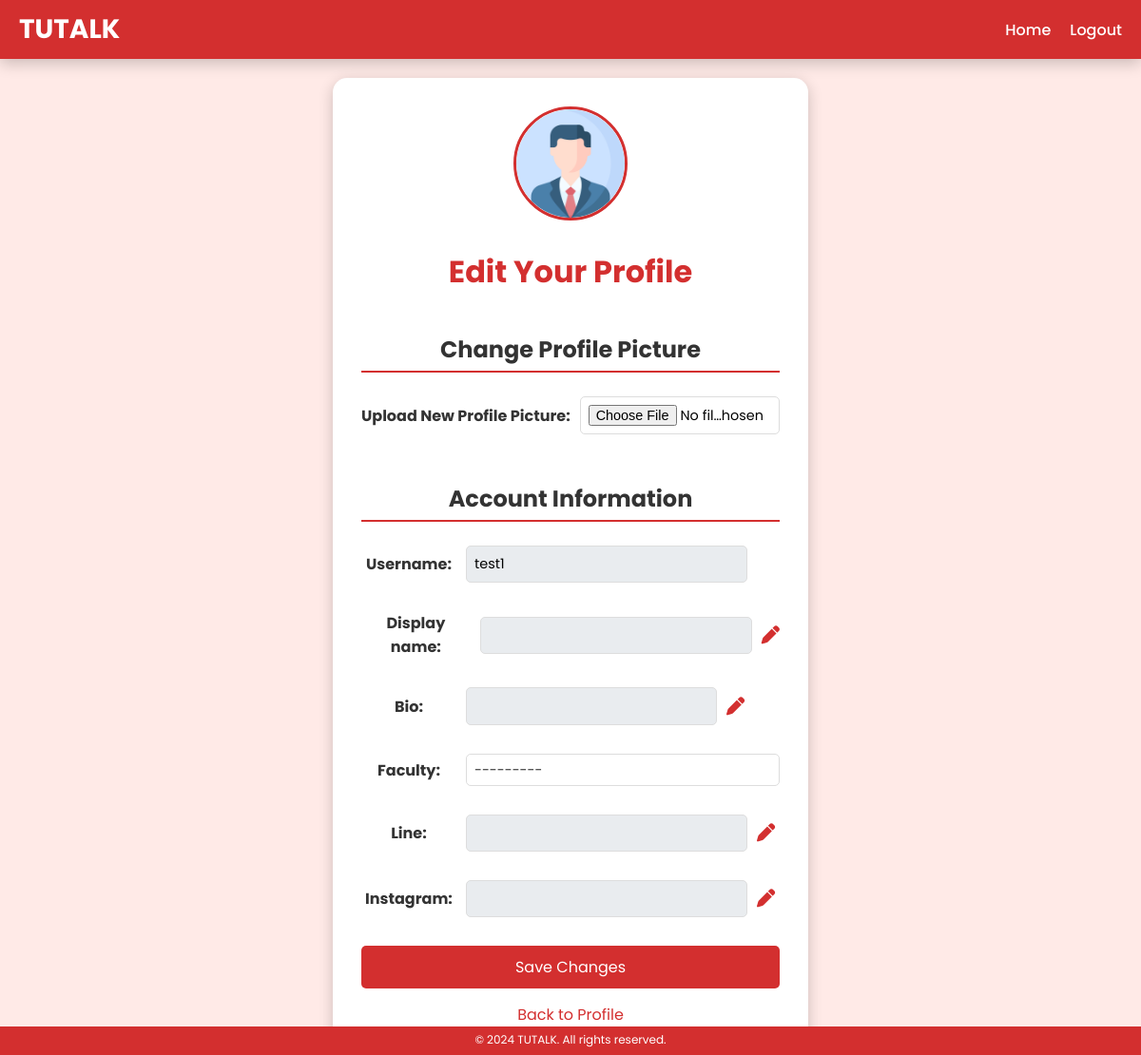
The page /user/profile/edit/ (signed in) on the database as committed earlier.
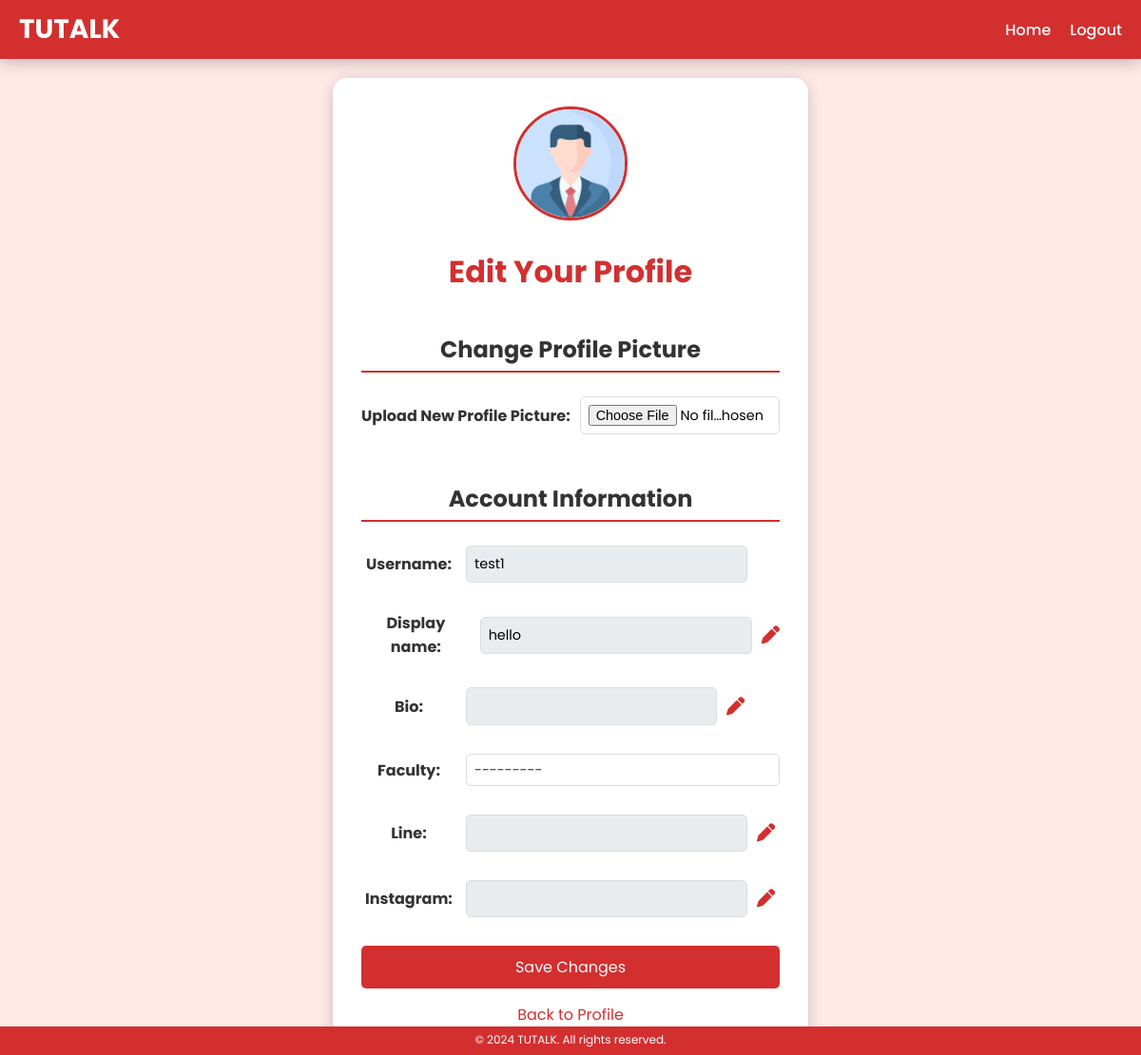
The same page on the database as committed later.
### user_edit/models.py (models this page shows, shortened)
class Profile(models.Model):
    user = models.OneToOneField(User, on_delete=models.CASCADE, related_name='profile')
    display_name = models.TextField(max_length=20, blank=True)
    bio = models.TextField(max_length=500, blank=True)
    FACULTY_CHOICES = [
    ("Law", "Faculty of Law"),
    ("Commerce and Accountancy", "Faculty of Commerce and Accountancy"),
    ("Political Science", "Faculty of Political Science"),
    ("Economics", "Faculty of Economics"),
    ("Social Administration", "Faculty of Social Administration"),
    ("Liberal Arts", "Faculty of Liberal Arts"),
    ("Journalism and Mass Communication", "Faculty of Journalism and Mass Communication"),
    ("Sociology and Anthropology", "Faculty of Sociology and Anthropology"),
    ("Science and Technology", "Faculty of Science and Technology"),
    ("Engineering", "Faculty of Engineering"),
    ("Medicine", "Faculty of Medicine"),
    ("Public Health", "Faculty of Public Health"),
    ("Allied Health Sciences", "Faculty of Allied Health Sciences"),
    ("Nursing", "Faculty of Nursing"),
    ("Architecture and Planning", "Faculty of Architecture and Planning"),
    ("Fine and Applied Arts", "Faculty of Fine and Applied Arts"),
    ("Learning Sciences and Education", "Faculty of Learning Sciences and Education"),
    ("Innovation in Social Sciences", "Faculty of Innovation in Social Sciences"),
    ("Pridi Banomyong International College", "Pridi Banomyong International College"),
    ("College of Interdisciplinary Studies", "College of Interdisciplinary Studies"),
    ("School of Global Studies", "School of Global Studies"),
    ("Chulabhorn International College of Medicine", "Chulabhorn International College of Medicine"),
    ("College of Innovation", "College of Innovation"),
    ("Sirindhorn International Institute of Technology", "Sirindhorn International Institute of Technology"),
]
    faculty = models.CharField(max_length=255, choices=FACULTY_CHOICES, blank=True)
    line = models.TextField(blank=True)
    instagram = models.TextField(blank=True)
    profile_picture = models.ImageField(
        upload_to='profile_picture/',
        blank=True,
        null=True,
        default='profile_picture/default_profile_picture.png'  # Path to default profile picture
    )

### user_edit/views.py (the view)
# urls.py: path('profile/edit/', views.profile_edit, name='profile_edit'),
@login_required
def profile_edit(request):
    if request.user.is_superuser:
        return redirect('admin:index')  # Redirect to the admin interface
    if not hasattr(request.user, 'profile'):
        Profile.objects.create(user=request.user)
    if request.method == 'POST':
        user_form = UserEditForm(request.POST, instance=request.user)
        profile_form = ProfileEditForm(request.POST, request.FILES, instance=request.user.profile)
        if user_form.is_valid() and profile_form.is_valid():
            user_form.save()
            profile_form.save()
            return redirect('user_edit:profile')  # Redirect back to the profile page
    else:
        user_form = UserEditForm(instance=request.user)
        profile_form = ProfileEditForm(instance=request.user.profile)
    return render(request, 'user_edit/profile_edit.html', {
        'user_form': user_form,
        'profile_form': profile_form,
    })

### user_edit/forms.py
class UserEditForm(forms.ModelForm):
    class Meta:
        model = User
        fields = ['username']

class ProfileEditForm(forms.ModelForm):
    class Meta:
        model = Profile
        fields = ['bio','display_name', 'faculty', 'line', 'instagram', 'profile_picture']  # Ensure faculty exists

### user_edit/templates/user_edit/profile_edit.html (shortened to what the changed rows need)
{% load static %}
<!DOCTYPE html>
<html lang="en">
<head>
    <link rel="stylesheet" href="{% static 'css/styleza.css' %}">
    <link rel="stylesheet" href="https://cdnjs.cloudflare.com/ajax/libs/font-awesome/6.0.0-beta3/css/all.min.css">
</head>
<body>
    <div class="page-wrapper">
        <div class="edit-profile-container">
            <h1 class="page-title">Edit Your Profile</h1>
            <form method="POST" enctype="multipart/form-data" class="edit-profile-form">
                <h2 class="section-title">Change Profile Picture</h2>
                <h2 class="section-title">Account Information</h2>
                <div class="form-group">
                    <div class="editable-container">
                        <input type="text" id="display_name" name="display_name" value="{{ profile_form.display_name.value }}" readonly>
                        <button type="button" class="edit-icon" onclick="toggleEdit('display_name')">
                            <i class="fas fa-pen"></i>
                        </button>
                    </div>
                </div>
            </form>
        </div>
    </div>
</body>
</html>

Rows that differ between the two databases and show on the page:
now on this page (row edited): Profile: display_name "hello"
